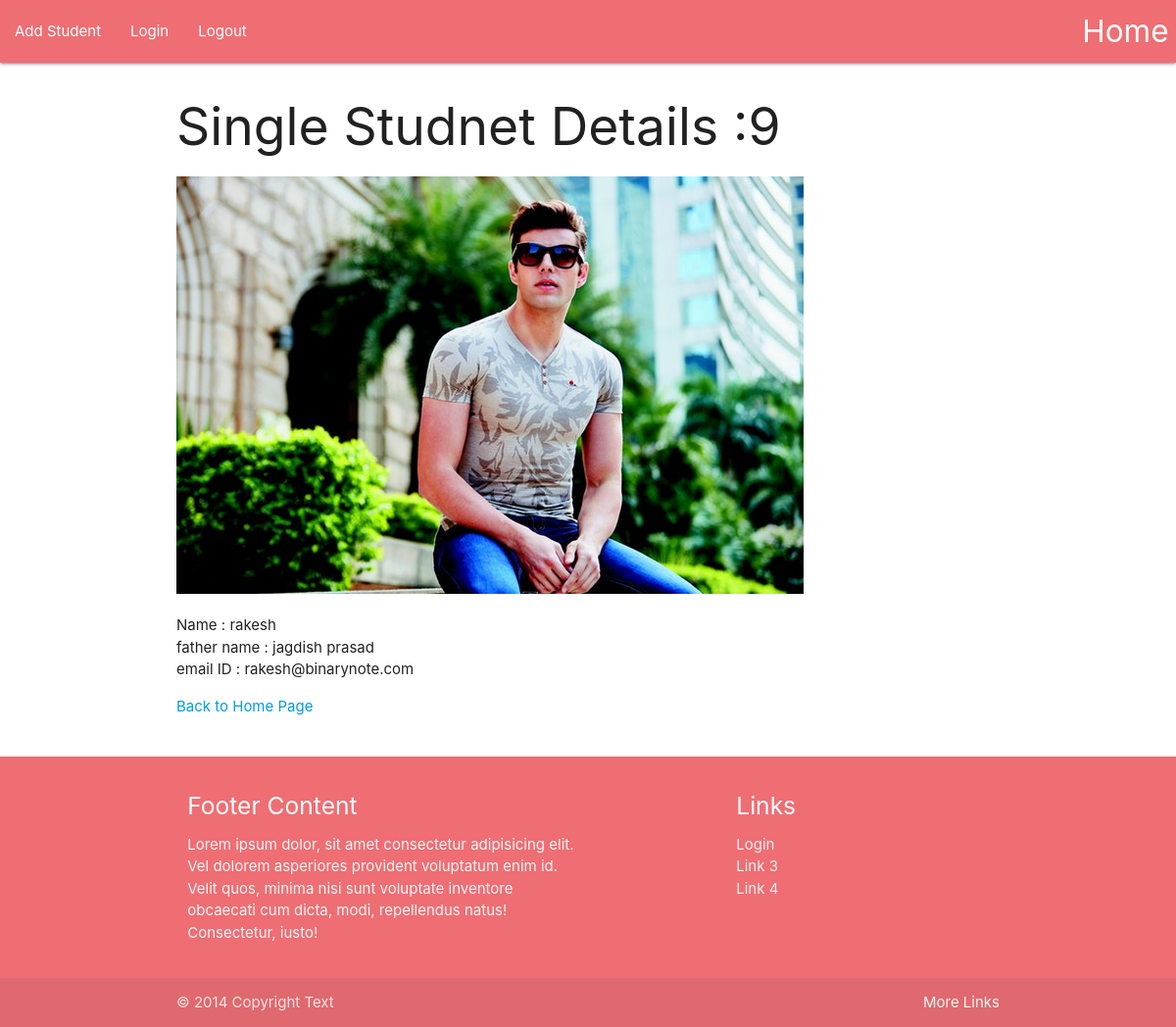
Screenshot of /9 with the database file from the repository.
### sitaji/models.py (models this page shows, shortened)
class student(models.Model):
    name = models.CharField(max_length=50)
    fname = models.CharField(max_length = 50)
    email = models.CharField(max_length= 100)
    intro = models.TextField(default="")
    image = models.FileField()

### sitaji/views.py (the view)
# urls.py: path('<int:pk>', views.detailView.as_view(), name ="detail"),
class detailView(generic.DetailView):
	model = student
	template_name = 'sitaji/detail.html'

### sitaji/templates/sitaji/detail.html (shortened to what this page needs)
{% extends 'sitaji/base.html' %}
{% block body %}
<div class="container">
	<h2>Single Studnet Details :{{student.id}}</h2>
	<img src="{{student.image.url}}" alt="">
	<p>
		Name : {{student.name}} <br>
		father name : {{student.fname}} <br/>
		email ID  : {{student.email}}
	</p>
	<a href="{% url 'sitaji:index' %}">Back to Home Page</a>
</div>
{% endblock %}

### rows the page displays
student: id "9", image (picture), name "rakesh", fname "jagdish prasad", email "rakesh@binarynote.com"
